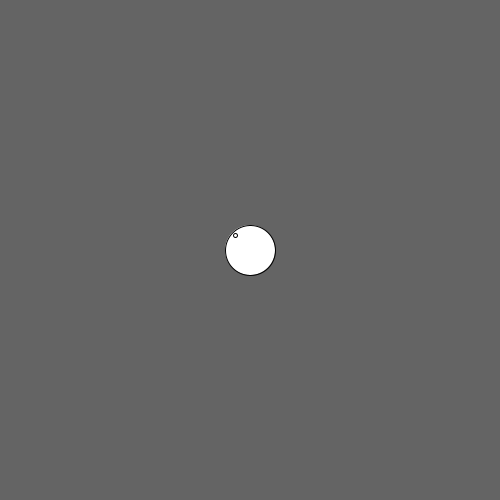
Frame 1 (no input)
Frame 60 (the mouse pressed at the canvas centre just before this capture): identical to frame 1, image omitted
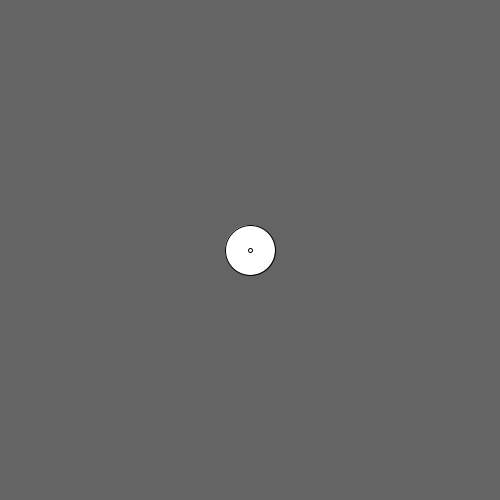
Frame 120 (the mouse held since frame 60 and released just before this capture)

The Processing sketch that drew these frames (run headless with seeded random() and noise(); from frame 60 on, the mouse is pressed at the canvas centre):

// Processing sketch: Occhio
// ── Occhio.pde
//Mapping ::= cambio di range
//Pupilla
//funzione map fa un mapping map(valore da cambiare, range di input, range di output)

float x,y,xS,yS;

void setup(){
  size(500,500);
  xS = width/2;
  yS = height/2;
}

void draw(){
  background(100);
  fill(255);
  ellipse(xS,yS,50,50);
  x=map(mouseX,0,width,-15,15);
  y=map(mouseY,0,width,-15,15);
  ellipse(xS+x,yS+y,4,4);
}
